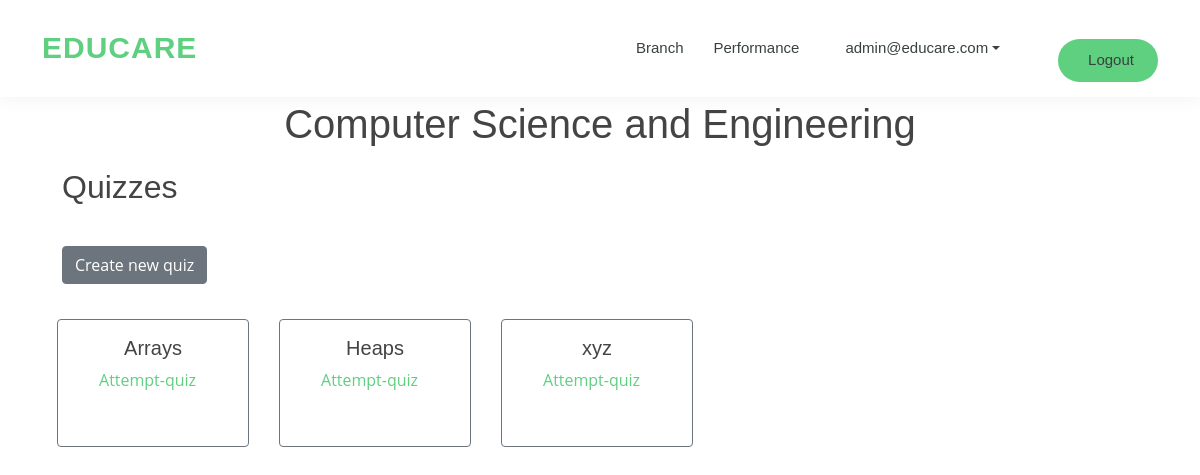
The app's page /assignments/course/1/ (signed in), older data.
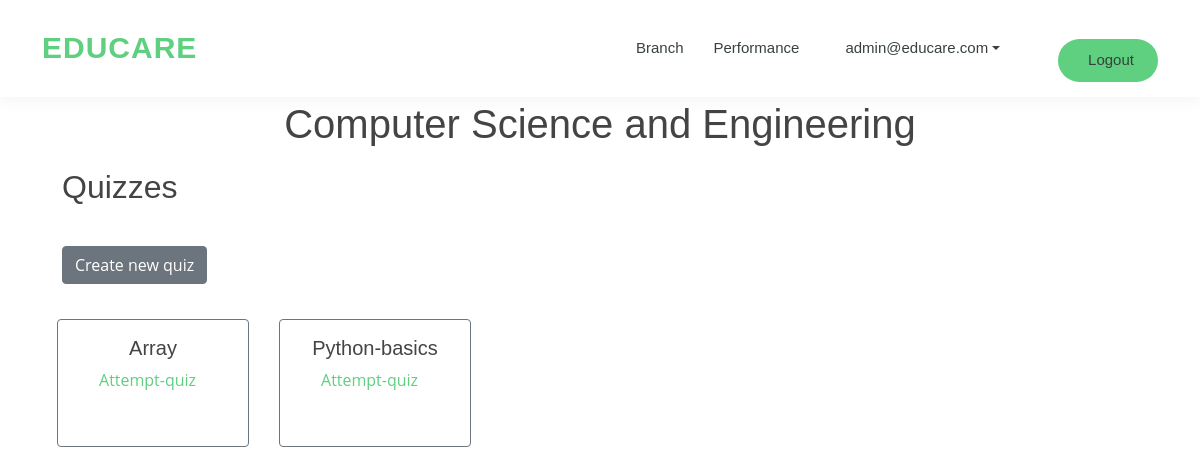
The same page, newer data.
### assignments/models.py (models this page shows)
class Quiz(models.Model):
    quiz_id = models.AutoField(primary_key=True)
    course_id = models.ForeignKey(Branch, on_delete=models.CASCADE)
    quiz_name = models.CharField(max_length=200)
    def __str__(self):
        return str(self.quiz_name)

### assignments/views.py (the view)
# urls.py: path("course/<int:pk>/", views.CourseQuizzesView.as_view(), name="course-quizzes"),
class CourseQuizzesView(LoginRequiredMixin, ListView):
    template_name = "assignments/course_quizzes.html"
    model = Quiz
    context_object_name = "quizzes"
    def get_queryset(self):
        queryset = Quiz.objects.filter(course_id=self.kwargs.get("pk"))
        return queryset
    def get_context_data(self, **kwargs):
        data = super().get_context_data(**kwargs)
        data["course_name"] = Branch.objects.get(pk=self.kwargs.get("pk")).name
        data["course_id"] = self.kwargs.get("pk")
        return data

### accounts/models.py (called while the page is built)
    def __str__(self):
        return self.email

### templates/assignments/course_quizzes.html (shortened to what this page needs)
{% extends 'base.html' %}
{% block content %}
<div class="container" style="margin-top: 100px">
  <h1 class="text-center">{{course_name}}</h1>
  <h2 style="margin: 20px">Quizzes</h2>
{% if request.user.is_superuser %}
<a type="button" class="btn btn-secondary" href="{% url 'assignments:create-quiz' course_id %}" style="margin: 20px">Create new quiz </a>
{% endif %}
{% for quiz in quizzes %}
<div style="display: flex; flex-direction: row; flex-wrap: wrap">
<div class="card border-secondary" style="width: 12rem; height: 8rem; margin: 15px">
  <div class="card-body">
    <h5 class="card-title text-center">{{quiz}}</h5>
      <a href="{% url 'assignments:attempt-quiz' course_id  quiz.pk %}" class="card-link" style="margin-left: 25px;">Attempt-quiz</a>
  </div>
</div>
{% empty %}
<p>
  Looks like there are no quizzes at the movement...
</p>
{% endfor %}
</div>
</div>
{% endblock content %}

Row changes from the older to the newer data that the page shows:
removed Quiz: quiz_name "Arrays"
removed Quiz: quiz_name "Heaps"
removed Quiz: quiz_name "xyz"
added Quiz: quiz_name "Array"
added Quiz: quiz_name "Python-basics"
